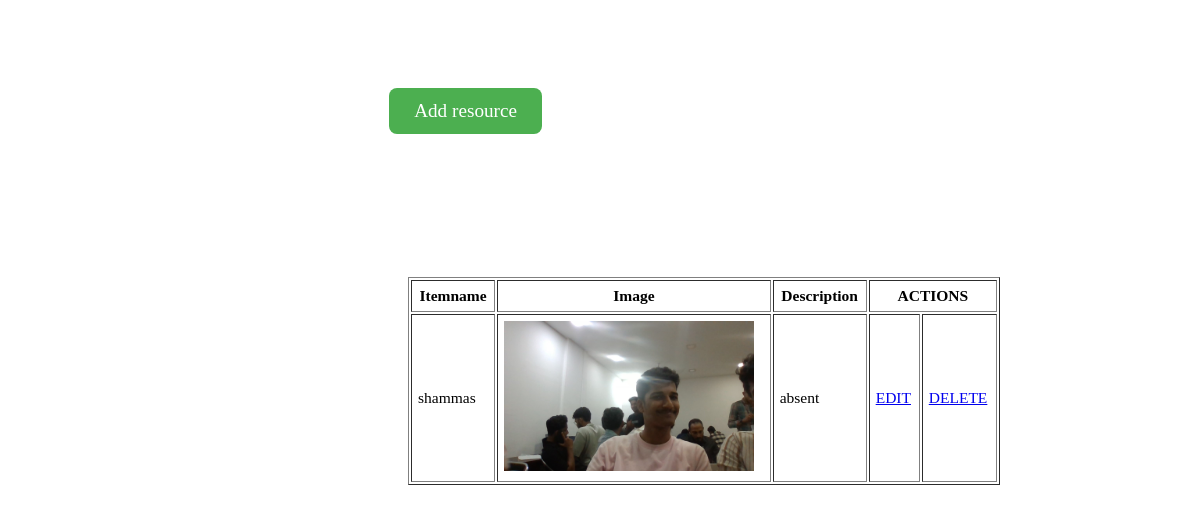
Before: /resource_management with the older database file.
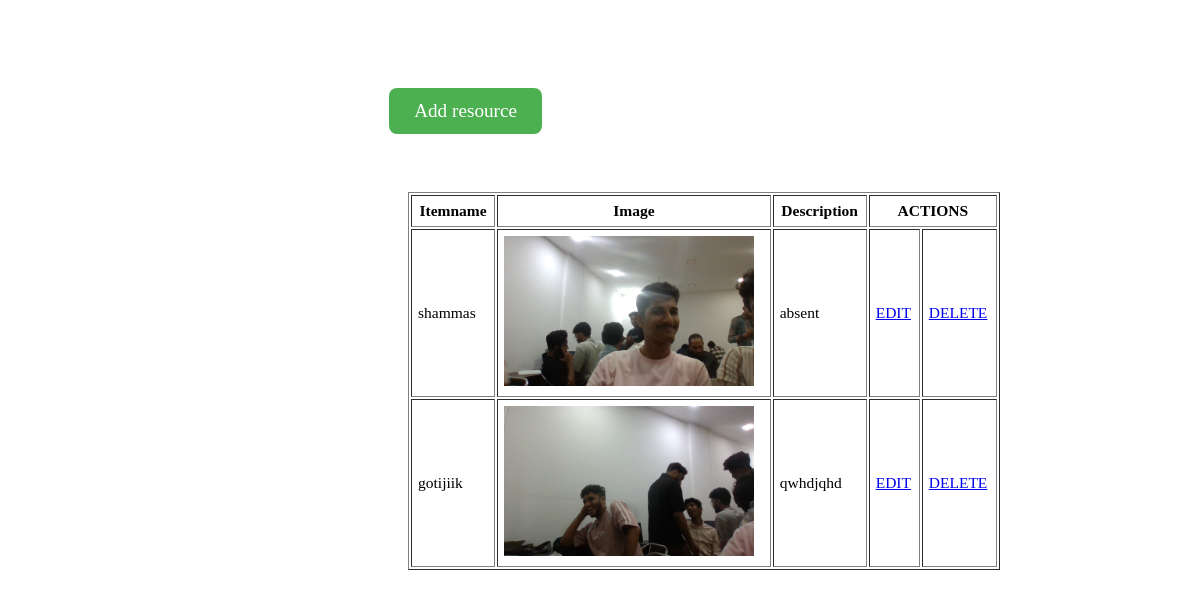
After: the same page with the newer database file.
### Disaster_management_app/models.py (models this page shows)
class ResourceTable(models.Model):
    Itemname=models.CharField(max_length=50, blank=True, null=True)
    Image=models.FileField(upload_to='media',blank=True, null=True)
    Description=models.CharField(max_length=250, blank=True, null=True)

### Disaster_management_app/views.py (the view)
# urls.py: path('resource_management', resource_management.as_view(), name="resourcemanagement"),
class resource_management(View):
    def get(self,request):
     obj=ResourceTable.objects.all()
     return render(request, "Administration/resource management.html",{'obj':obj})

### templates/Administration/resource management.html (shortened to what this page needs)
<!DOCTYPE html>
<html lang="en">
<head>
    <link rel="stylesheet" href="resource management.css">
</head>
<body>
    <table border="1">
        <tr>
            <th>Itemname</th>
            <th>Image</th>
            <th>Description</th>
            <th colspan="2">ACTIONS</th>
        </tr>
        {% for i in obj %}
        <tr>
            <td>{{ i.Itemname}}</td>
            <td><img src="{{ i.Image.url }}" alt="no Image" height="150" width="250"></td>
            <td>{{ i.Description}}</td>
            <td><a href="edit_resource/{{i.id}}/">EDIT</a></td>
            <td><a href="deleteResource/{{i.id}}/">DELETE</a></td>
        </tr>
        {% endfor %}
            <div class="bt">
            <a href="/add_resource" class="top">Add resource</a></div>
    </table>
</body>
</html>

Changed rows visible on the page:
added ResourceTable: Itemname "gotijiik", Image (picture), Description "qwhdjqhd"
